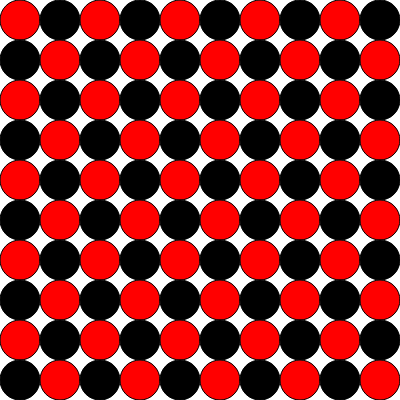
Frame 1 (no input)
Frame 60 (no input): identical to frame 1, image omitted
Frame 120 (the mouse pressed at the canvas centre since frame 60): identical to frame 1, image omitted

The p5.js sketch that drew this single still picture (run headless with seeded random() and noise() and a simulated clock; from frame 60 on, the mouse is pressed at the canvas centre):

// p5.js sketch
// ── sketch.js
function setup() {
  createCanvas(400, 400);
}

function draw() {
  background(255);

  let numCircles = 10; 
  let circleSize = width / numCircles;

  for (let y = circleSize / 2; y < height; y += circleSize) {
    for (let x = circleSize / 2; x < width; x += circleSize) {
      if ((x + y) % (circleSize * 2) == 0) {
        fill(0); 
      } else {
        fill(255, 0, 0); 
      }
      ellipse(x, y, circleSize, circleSize);
    }
  }
}
